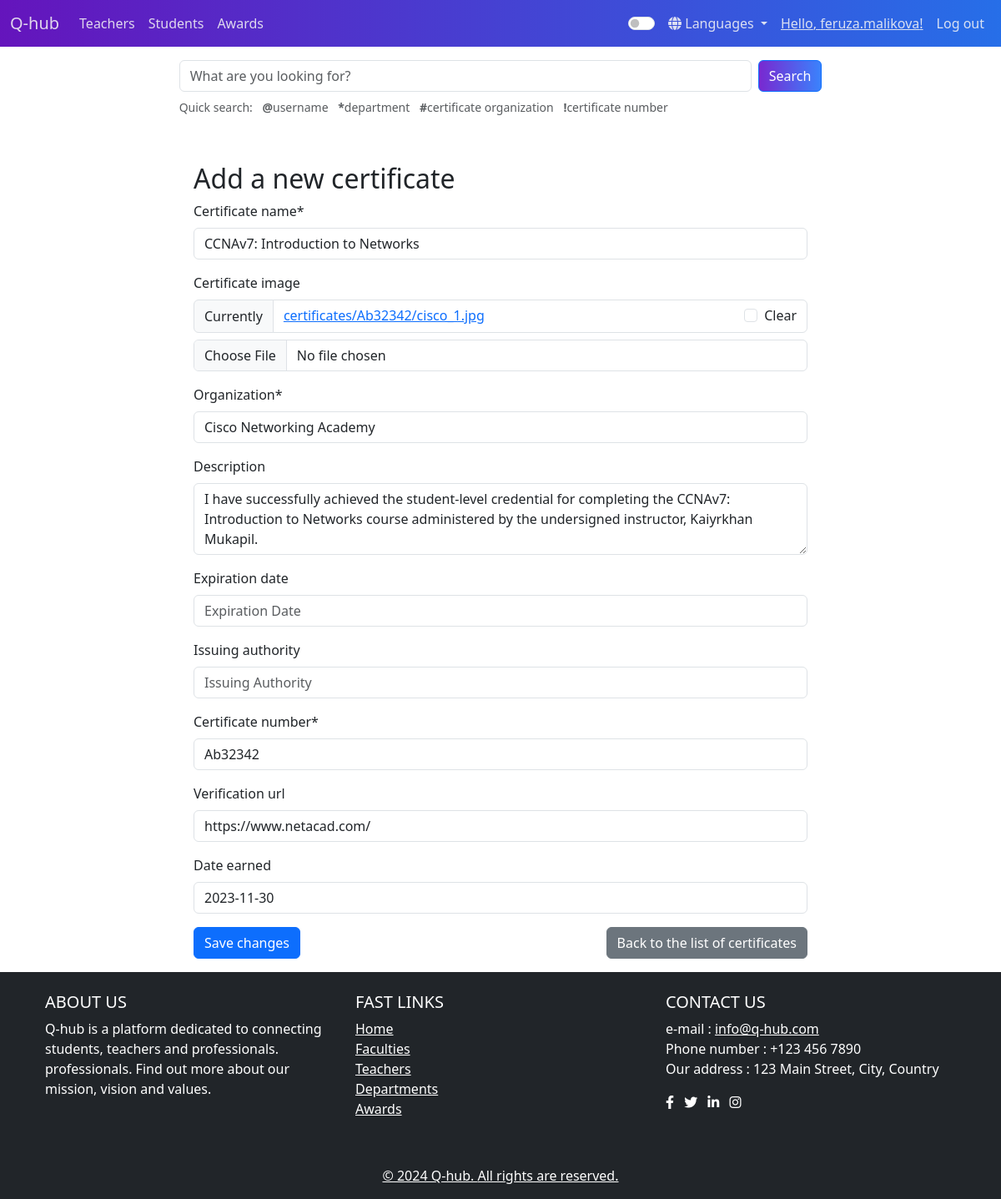
Screenshot of /certificates/1/update/ (signed in) with the database file from the repository.
### certificates/models.py (models this page shows, shortened)
class Certificate(models.Model):
    certificate_name = models.CharField(max_length=100)
    organization = models.CharField(max_length=100)
    description = models.TextField(blank=True)
    expiration_date = models.DateField(null=True, blank=True)
    issuing_authority = models.CharField(max_length=100, blank=True)
    certificate_number = models.CharField(max_length=50, unique=True)
    verification_url = models.URLField(blank=True, null=True)
    date_earned = models.DateField(blank=True, null=True)
    student_owner = models.ForeignKey(
        Student, on_delete=models.SET_NULL, null=True, related_name='certificates')
    teacher_owner = models.ForeignKey(
        Teacher, on_delete=models.SET_NULL, null=True, related_name='certificates')
    updated_at = models.DateTimeField(auto_now=True)
    created_at = models.DateTimeField(auto_now_add=True)
    certificate_image = models.ImageField(
        upload_to=certificate_upload_to,
        default="assets/images/default_certificate.jpg",
        blank=True,
        null=True
    )
    class Meta:
        ordering = ['-date_earned', 'organization', 'certificate_name']

### certificates/views.py (the view, shortened to what this page needs)
# urls.py: path('<int:pk>/update/', views.CertificateUpdateView.as_view(), name='update'),
class CertificateUpdateView(ManagerOrOwnerForCertificateRequiredMixin, UpdateView):
    model = Certificate
    template_name = 'certificates/certificate_form.html'
    form_class = CertificateForm
    success_url = reverse_lazy('certificates:list')
    def get_view_object(self):
        certificate = self.get_object()
        if certificate is None:
            raise Http404("Certificate not found")
        return certificate

### core/mixins.py (called while the page is built)
    def dispatch(self, request, *args, **kwargs):
        if not request.user.is_authenticated:
            return self.handle_no_permission()
        certificate = self.get_view_object()
        if certificate is None:
            raise Http404("Certificate not found")
        if not request.user.groups.filter(name='Managers').exists():
            if not self.is_owner(certificate, request.user):
                raise PermissionDenied(
                    "You do not have permission to access this page.")
        return super().dispatch(request, *args, **kwargs)

### core/templatetags/core_tags.py (called while the page is built)
@register.filter
def in_group(user, group_name):
    return user.groups.filter(name=group_name).exists()

### templates/certificates/certificate_form.html (shortened to what this page needs)
{% extends "../base.html" %}
{% load crispy_forms_tags i18n %}
{% block content %}
<div class="container mt-4">
  <div class="mb-3 row justify-content-center">
    <div class="col-md-8">
      <h2>{% trans "Create New Certificate" %}</h2>
      <form method="post" enctype="multipart/form-data">
        {{ form|crispy }}
        <div class="d-flex justify-content-between mt-3">
          <button type="submit" class="btn btn-primary">
            {% if object %}
              {% trans "Save changes" %}
            {% else %}
                {% trans "Create" %}
            {% endif %}
          </button>
          <a href="{% url 'certificates:list' %}" class="btn btn-secondary">
            {% trans "Back to Certificates List" %}
          </a>
        </div>
      </form>
    </div>
  </div>
</div>
{% endblock %}

### templates/nav-bar.html (shortened to what this page needs)
{% load i18n core_tags %}
<nav class="navbar navbar-expand-lg gradient-custom" id="navbar">
  <div class="container-fluid">
    <a class="navbar-brand" href="{% url 'home' %}">Q-hub</a>
    <div class="collapse navbar-collapse" id="navbarNav">
      <ul class="navbar-nav me-auto mb-2 mb-lg-0">
        <li class="nav-item">
          <a class="nav-link" href="{% url 'teachers:list' %}"
            >{% trans "Teachers" %}</a
          >
        </li>
        <li class="nav-item">
          <a class="nav-link" href="{% url 'students:list' %}"
            >{% trans "Students" %}</a
          >
        </li>
        <li class="nav-item">
          <a class="nav-link" href="{% url 'certificates:list' %}"
            >{% trans "Certificates" %}</a
          >
        </li>
      </ul>
      <ul class="navbar-nav">
        <li class="nav-item">
          <div
            class="form-check form-switch pt-2"
            style="--bs-form-switch-width: 60px; --bs-form-switch-height: 24px"
          >
            <input
              class="form-check-input"
              type="checkbox"
              role="switch"
              id="darkModeSwitch"
            />
          </div>
        </li>
        <li class="nav-item dropdown">
          <a
            class="nav-link dropdown-toggle"
            href="#"
            id="navbarLanguageDropdown"
            role="button"
            data-bs-toggle="dropdown"
            aria-expanded="false"
          >
            <i class="fas fa-globe"></i> {% trans "Language" %}
          </a>
        </li>
        {% if user.is_authenticated %} {% if user.is_staff %}
        <li class="nav-item">
          <a class="nav-link" href="/rosetta">Rosetta</a>
        </li>
        <li class="nav-item">
          <a class="nav-link" href="/admin"
            >{% trans "Hello" %}, {{ user.username }}!</a
          >
        </li>
        {% else %}
        <span class="nav-link" style="color:white">
          {% if user|in_group:'Managers'  %}
            <a href="{% url 'managers:detail' user.manager.pk %}">{% trans "Hello" %}, {{ user.username }}!</a>
          {% endif %}
        </span>
        {% endif %}
        <li class="nav-item">
          <a class="nav-link" href="{% url 'core:logout' %}"
            >{% trans "Logout" %}</a
          >
        </li>
        {% endif %}
      </ul>
    </div>
  </div>
</nav>

### static/css/gradient-costom.css (style rules this page uses)
.gradient-custom { background: #6a11cb; background: -webkit-linear-gradient( to right, rgba(106, 17, 203, 0.9), rgba(37, 117, 252, 0.9) ); background: linear-gradient( to right, rgba(106, 17, 203, 0.9), rgba(37, 117, 252, 0.9) ); }

### static/css/dark-mode.css (style rules this page uses)
.navbar.gradient-custom { background-color: #333; }
.navbar.gradient-custom a { color: #f5f5f5dc; }

### rows the page displays
Certificate: certificate_name "CCNAv7: Introduction to Networks", organization "Cisco Networking Academy", description "I have successfully achieved the student-level credential for completing the CCNAv7: Introduction to Networks course administered by the undersigned instructor, Kaiyrkhan Mukapil.", certificate_number "Ab32342", verification_url "https://www.netacad.com/", date_earned "2023-11-30"

### other values shown
{{ user.username }} "feruza.malikova"
